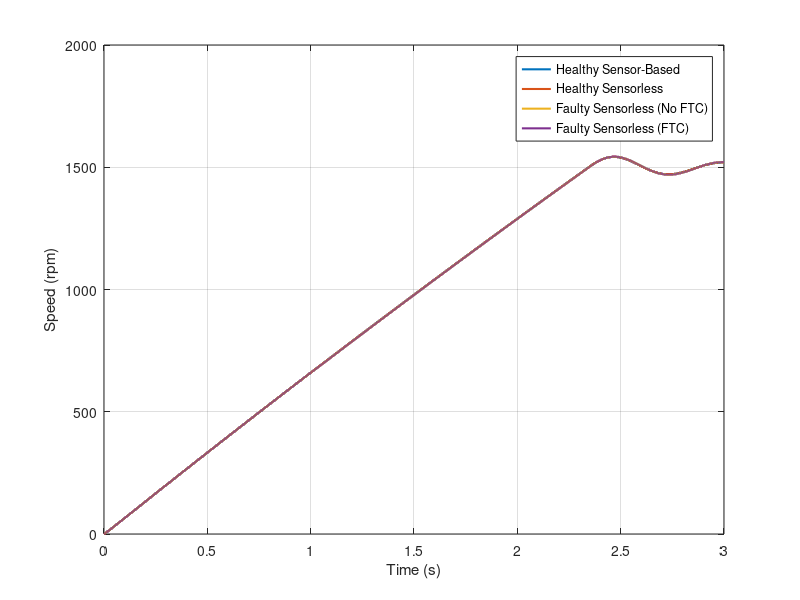
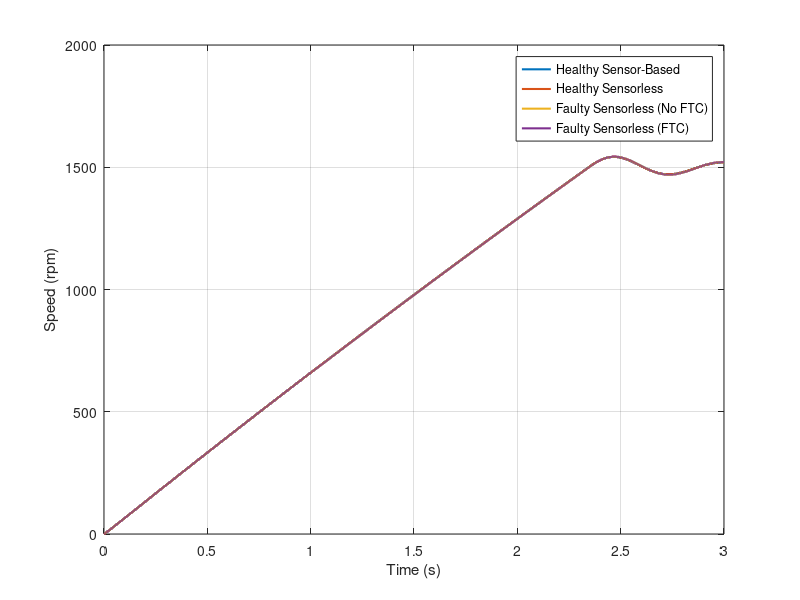
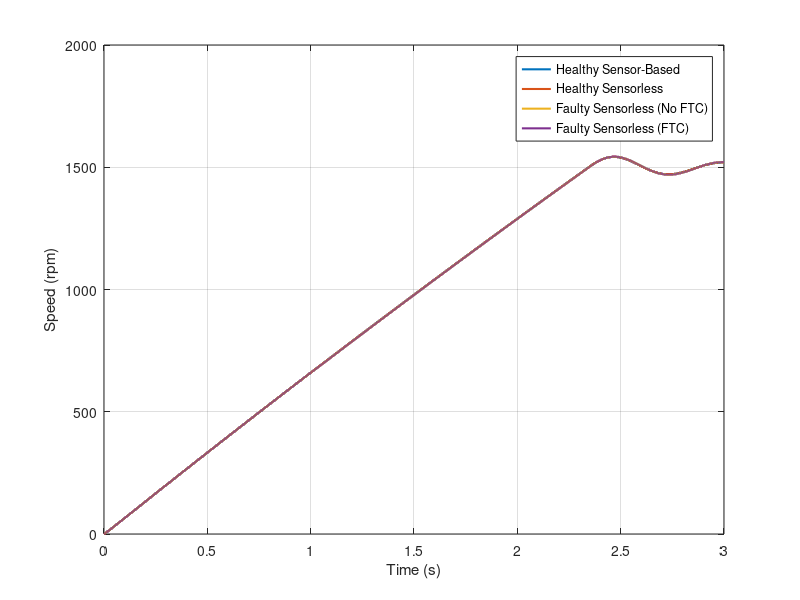
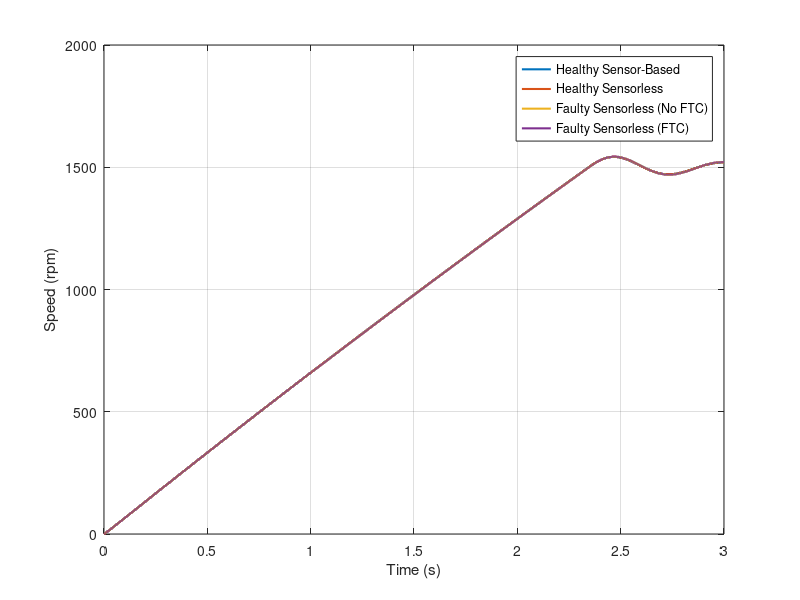

Source code (MATLAB) for these figures, in order:
%% COMPREHENSIVE COMPARISON: FTC vs NON-FTC
clear; clc; close all;

%% ---------------- SIMULATION PARAMETERS ----------------
Ts = 1e-4; Tsim = 3; 
N = round(Tsim/Ts);
t = (0:N-1)*Ts;

%% ---------------- MOTOR PARAMETERS ----------------
Rs = 1.405; Rr = 1.395;
Ls = 0.0058; Lr = 0.0058;
Lm = 0.0055; P = 2;
J = 0.02; B = 0.001;

%% ---------------- LIMITS ----------------
Vdc = 300; Vmax = Vdc/sqrt(3);
Imax = 10;

%% ---------------- REFERENCES ----------------
w_ref = 1500*2*pi/60;
id_ref = 2;

%% ---------------- PI GAINS ----------------
Kp_w = 0.5; Ki_w = 20;
Kp_i = 5; Ki_i = 300;

%% ---------------- FAULT ----------------
t_fault = 1;
Rs_fault = 1.5 * Rs;

%% ---------------- CASE DEFINITIONS ----------------
% [fault, FTC, sensorless]
cases = [
    0 0 0;   % C1: Healthy Sensor-based
    0 0 1;   % C2: Healthy Sensorless
    1 0 1;   % C3: Faulty Sensorless (NO FTC)
    1 1 1    % C4: Faulty Sensorless (FTC)
];

labels = {
    'Healthy Sensor-Based';
    'Healthy Sensorless';
    'Faulty Sensorless (No FTC)';
    'Faulty Sensorless (FTC)'
};

%% ---------------- STORAGE ----------------
w_all = zeros(4,N);
iq_all = zeros(4,N);

%% ================= MAIN LOOP =================
for c = 1:4

    fault = cases(c,1);
    FTC   = cases(c,2);
    sens  = cases(c,3);

    id=0; iq=0; psi_r=0.1; w_m=0; w_est=0;
    int_w=0; int_id=0; int_iq=0;

    for k = 1:N

        %% PLANT RESISTANCE
        if fault && t(k)>=t_fault
            Rs_real = Rs_fault;
        else
            Rs_real = Rs;
        end

        %% CONTROLLER RESISTANCE (FTC EFFECT)
        if FTC
            Rs_ctrl = Rs_real;
        else
            Rs_ctrl = Rs;
        end

        %% SPEED FEEDBACK
        if sens
            w_fb = w_est;
        else
            w_fb = w_m;
        end

        %% SPEED PI
        w_err = w_ref - w_fb;
        int_w = max(min(int_w + Ki_w*Ts*w_err, Imax), -Imax);
        iq_ref = max(min(Kp_w*w_err + int_w, Imax), -Imax);

        %% CURRENT PI
        err_id = id_ref - id;
        err_iq = iq_ref - iq;
        int_id = int_id + Ki_i*Ts*err_id;
        int_iq = int_iq + Ki_i*Ts*err_iq;

        vd = Kp_i*err_id + int_id;
        vq = Kp_i*err_iq + int_iq;

        %% SATURATION
        Vmag = hypot(vd,vq);
        if Vmag>Vmax
            vd=vd*Vmax/Vmag; vq=vq*Vmax/Vmag;
        end

        %% MOTOR MODEL
        did = (vd - Rs_real*id + w_m*Ls*iq)/Ls;
        diq = (vq - Rs_real*iq - w_m*Ls*id)/Ls;
        id = id + Ts*did; iq = iq + Ts*diq;

        Te = (3/2)*P*(Lm/Lr)*psi_r*iq;
        w_m = w_m + Ts*(Te - B*w_m)/J;

        psi_r = max(psi_r + Ts*(Lm/Lr*id - psi_r*Rr/Lr), 0.05);
        w_est = w_est + Ts*(Te - B*w_est)/J;

        %% LOGGING
        w_all(c,k) = w_m;
        iq_all(c,k) = iq;
    end
end

%% ================= PLOTS =================
figure('Name','All');
plot(t, w_all'*60/(2*pi), 'LineWidth',1.5);
legend(labels,'Location','best');
ylabel('Speed (rpm)');
xlabel('Time (s)');
grid on; hold on;

figure('Name','Healthy Sensor-based');
plot(t, w_all'*60/(2*pi), 'LineWidth',1.5);
legend(labels,'Location','best');
ylabel('Speed (rpm)');
xlabel('Time (s)');
grid on; hold on;

figure('Name','All');
plot(t, w_all'*60/(2*pi), 'LineWidth',1.5);
legend(labels,'Location','best');
ylabel('Speed (rpm)');
xlabel('Time (s)');
grid on; hold on;

figure('Name','All');
plot(t, w_all'*60/(2*pi), 'LineWidth',1.5);
legend(labels,'Location','best');
ylabel('Speed (rpm)');
xlabel('Time (s)');
grid on; hold on;
